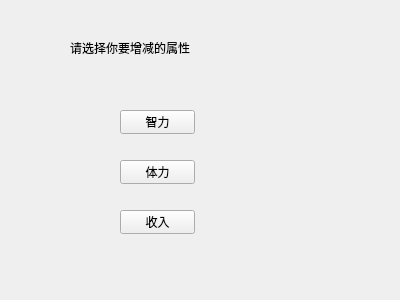
<?xml version="1.0" encoding="UTF-8"?>
<ui version="4.0">
 <class>choosestate</class>
 <widget class="QWidget" name="choosestate">
  <property name="geometry">
   <rect>
    <x>0</x>
    <y>0</y>
    <width>400</width>
    <height>300</height>
   </rect>
  </property>
  <property name="windowTitle">
   <string>要变成什么样呢~</string>
  </property>
  <property name="windowIcon">
   <iconset resource="pictures.qrc">
    <normaloff>:/pictures/logo.png</normaloff>:/pictures/logo.png</iconset>
  </property>
  <widget class="QPushButton" name="intelligence">
   <property name="geometry">
    <rect>
     <x>120</x>
     <y>110</y>
     <width>75</width>
     <height>24</height>
    </rect>
   </property>
   <property name="text">
    <string>智力</string>
   </property>
  </widget>
  <widget class="QPushButton" name="strength">
   <property name="geometry">
    <rect>
     <x>120</x>
     <y>160</y>
     <width>75</width>
     <height>24</height>
    </rect>
   </property>
   <property name="text">
    <string>体力</string>
   </property>
  </widget>
  <widget class="QPushButton" name="income">
   <property name="geometry">
    <rect>
     <x>120</x>
     <y>210</y>
     <width>75</width>
     <height>24</height>
    </rect>
   </property>
   <property name="text">
    <string>收入</string>
   </property>
  </widget>
  <widget class="QLabel" name="label">
   <property name="geometry">
    <rect>
     <x>70</x>
     <y>40</y>
     <width>231</width>
     <height>16</height>
    </rect>
   </property>
   <property name="text">
    <string>请选择你要增减的属性</string>
   </property>
  </widget>
 </widget>
 <resources>
  <include location="pictures.qrc"/>
 </resources>
 <connections/>
</ui>
